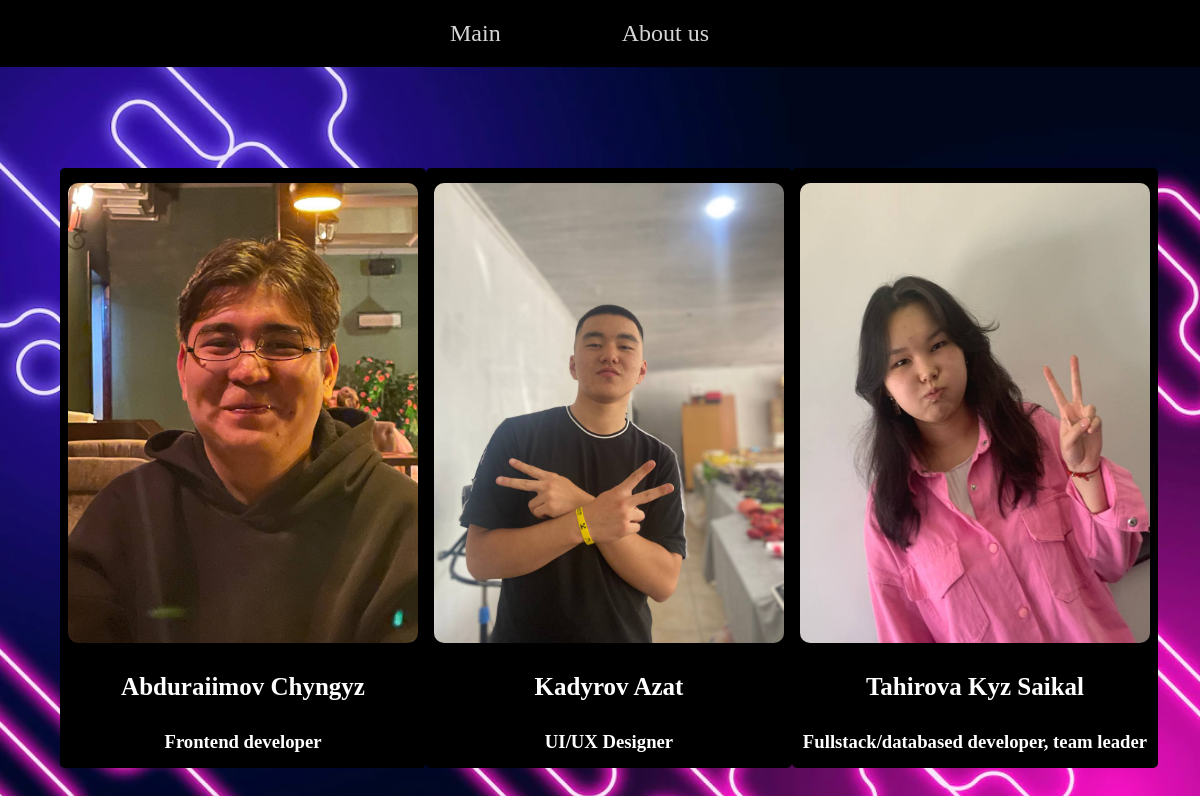
The page /about_us on the database its author committed.
### cas_blog/models.py (models this page shows)
class About_us(models.Model):
	image_per = models.ImageField(upload_to = '', null = True)
	person = models.CharField(max_length = 200)
	about_person = models.CharField(max_length = 200)

### cas_blog/views.py (the view)
# urls.py: path('about_us', views.about_us_view, name='about_us'),
def about_us_view(request):
    about_us = models.About_us.objects.all()
    return render(request, 'about_us.html', {'about_us': about_us})

### templates/about_us.html (shortened to what this page needs)
<!DOCTYPE html>
{% load static %}
<html lang="en">
  <head>
    <link rel="stylesheet" href="{% static 'css/about_us.css' %}">
  </head>
  <body style="background-image: url('../static/images/back_sign_up.webp');  background-size: cover; background-repeat: no-repeat; margin:0;">
  {% include "header.html" %}
  {% block content %}
  <main class="about_main" >
      <center><h1>OUR TEAM</h1></center>
      <section>
        {% for i in about_us %}
            <article>
                  <img src="{{i.image_per.url}}" alt="card image" width="350" height="460" />
                  <h2>{{i.person}}</h2>
                  <h3>{{i.about_person}}</h3>
            </article>
        {% endfor %}
      </section>
    </main>
  {% endblock %}
  </body>
</html>

### templates/header.html (shortened to what this page needs)
<!DOCTYPE html>
{% load static %}
<html lang="en">
<head>
    <link rel="stylesheet" href="{% static 'css/header.css' %}"/>
</head>
<body>
<header>
    <nav>
        <ul>
            <li class="li_nav"><a href="/main_page/">Main</a></li>
            <li class="li_nav"><a href="/about_us">About us</a></li>
        </ul>
    </nav>
</header>
</body>
</html>

### static/css/about_us.css (style rules this page uses)
.about_main { width: 100%; height: 100vh; color: white; }
h1 { font-size: 50px; }
.about_main section { width: 90%; margin: 0 auto; height: 100%; padding-top: 20px; display: flex; justify-content: space-between; align-items: center; }
.about_main section article { padding: 15px 8px; border-radius: 5px; height: 600px; width: 400px; display: flex; flex-direction: column; justify-content: space-between; align-items: center; gap: 5px; background-color: black; }
.about_main section article img { border-radius: 10px; }
.about_main section article h2 { font-size: 25px; color: white; }

### static/css/header.css (style rules this page uses)
* { box-sizing: border-box; margin: 0; padding: 0; text-decoration: none; list-style: none; }
header { color: white; position: fixed; width: 100%; background-color: rgb(0, 0, 0); }
header nav { width: 90%; margin: 0 auto; display: flex; justify-content: center; align-items: center; }
header nav ul { display: flex; align-items: center; justify-content:center; width:100%; }
nav ul .li_nav { border-right: 0.2px solid rgba(255, 255, 255, 0); padding: 20px 40px; }
nav ul li:nth-child(1) { padding-left: 0; }
nav ul li a { font-size: 24px; color: rgb(213, 213, 213); padding: 20px; }

### rows shown on the page
About_us: image_per (picture), person "Abduraiimov Chyngyz", about_person "Frontend developer"
About_us: image_per (picture), person "Kadyrov Azat", about_person "UI/UX Designer"
About_us: image_per (picture), person "Tahirova Kyz Saikal", about_person "Fullstack/databased developer, team leader"
